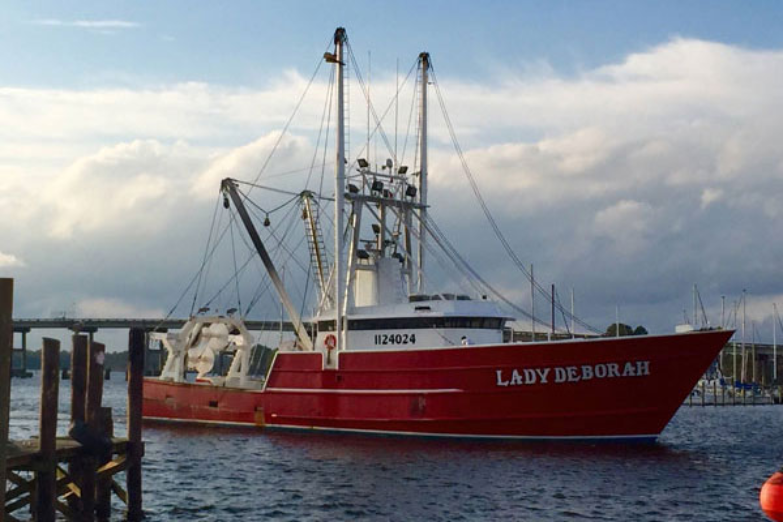
#> input picture Lady Deborah.png, 783 x 522 px
$ python OCR.py
#> lines starting #> are read from the running program, lines starting #| are printed output that depends on the picture; after the words box and inside, x2 and y2 are one past the last pixel; in counts of white or black regions, pixels touching at a corner belong together
import cv2
import numpy as np

image_file = "./Lady Deborah.png"

image = cv2.imread(image_file)
#> image is the input picture: shape (522, 783, 3); mean B, G, R 139.4, 132.7, 131.5
mser = cv2.MSER_create()
grey = cv2.cvtColor(image, cv2.COLOR_BGR2GRAY)
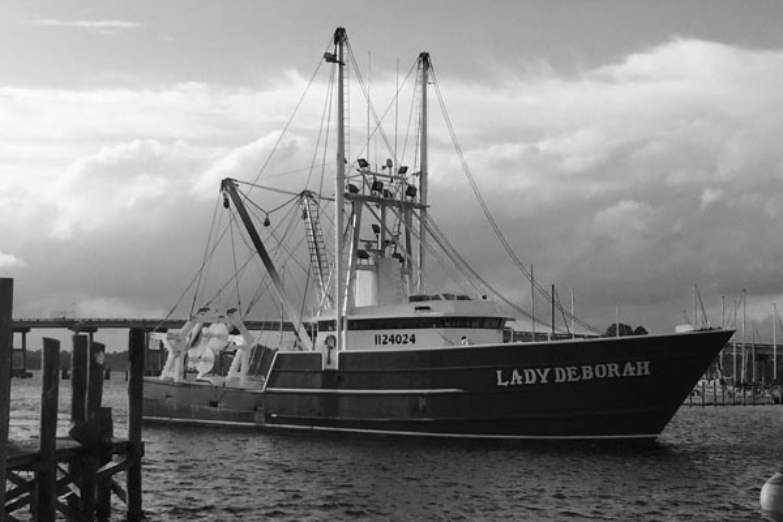
#> grey: shape (522, 783); min 1, max 254, mean 133.1
hull_image = image.copy()
rect_image = image.copy()
rot_rect_image = image.copy()

MAX_ASPECT_RATIO = 2

# Returns False if a box exceeds the MAX_ASPECT_RATIO in either dimension. Otherwise returns true.
def fits_ratio(width, height):
    if width/height <= MAX_ASPECT_RATIO and height/width <= MAX_ASPECT_RATIO:
        return True
    else:
        return False


# detectRegions returns more information than we require, so the second value is thrown away.
regions, _ = mser.detectRegions(grey)
#> regions = 591 items

for region in regions:
    min_x = 999999
    min_y = 999999
    max_x = -1
    max_y = -1

    for pair in region:
        if pair[0] < min_x:
            min_x = pair[0]
        elif pair[0] > max_x:
            max_x = pair[0]
        if pair[1] < min_y:
            min_y = pair[1]
        elif pair[1] > max_y:
            max_y = pair[1]

    if fits_ratio(max_x - min_x, max_y - min_y):

        cv2.rectangle(rect_image, (max_x, min_y), (min_x, max_y), (0, 255, 0), 2)

        rect = cv2.minAreaRect(region)
        box = cv2.boxPoints(rect)
        box = np.int0(box)
        cv2.drawContours(rot_rect_image, [box], 0, (0, 0, 255), 2)
#> this loop made 591 passes
#> (rect, box) on passes 1 to 6: (((338.6, 36.12), (16.87, 8.24), -78.69), [[340, 45], [332, 43], [336, 27], [344, 28]]), (((338.6, 36.69), (17.92, 8.38), -80.54), [[341, 46], [333, 44], [335, 27], [344, 28]]), (((338.8, 36.73), (17.94, 8.59), -81.25), [[341, 46], [333, 44], [335, 27], [344, 28]]), (((338.7, 37.22), (18.93, 8.59), -81.25), [[341, 47], [333, 45], [335, 27], [344, 28]]), (((338.6, 37.71), (19.92, 8.67), -81.25), [[341, 48], [332, 46], [335, 27], [344, 28]]), (((335.6, 59.46), (9.08, 17.41), -61.7), [[341, 67], [325, 59], [330, 51], [345, 59]])
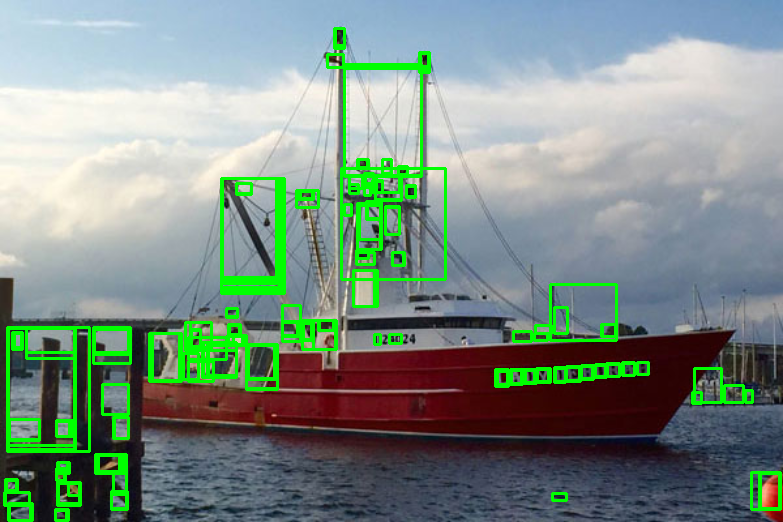
#> rect_image: shape (522, 783, 3); 6.48% of pixels changed, all inside (x1, y1, x2, y2) = (3, 27, 782, 522)
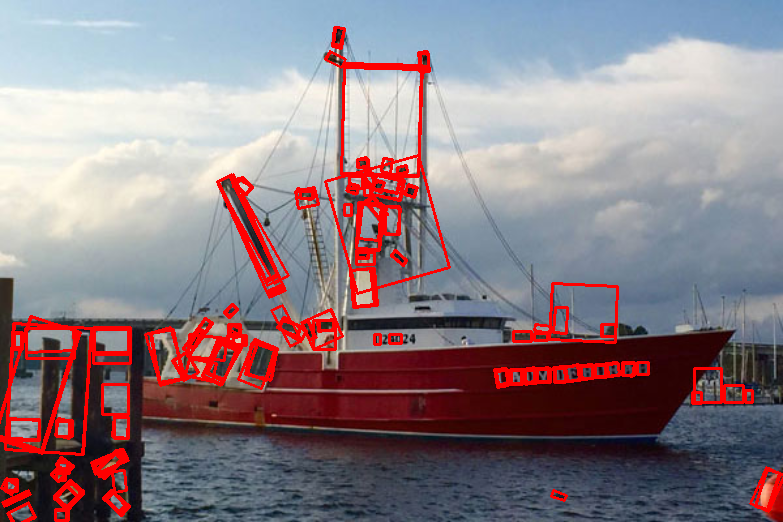
#> rot_rect_image: shape (522, 783, 3); 6.52% of pixels changed, all inside (x1, y1, x2, y2) = (0, 26, 783, 522)

hulls = [cv2.convexHull(p.reshape(-1, 1, 2)) for p in regions]
#> hulls = 591 contours; largest, box (x1, y1, x2, y2) and area: (141, 429, 343, 521) 15563, (141, 430, 335, 521) 14818, (341, 168, 446, 280) 9268, (7, 327, 90, 452) 8245, (8, 327, 90, 452) 8177
cv2.polylines(hull_image, hulls, 1, (0, 0, 255), 2)
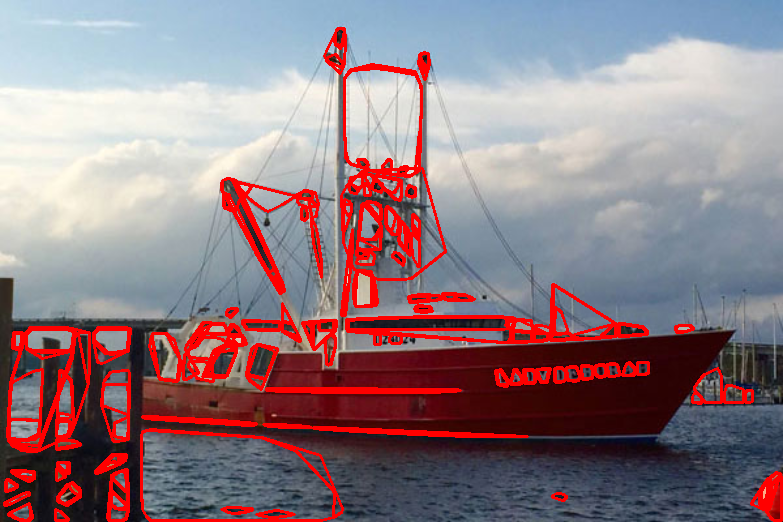
#> hull_image: shape (522, 783, 3); 8.86% of pixels changed, all inside (x1, y1, x2, y2) = (3, 27, 783, 522)
cv2.imshow('image', hull_image)
cv2.waitKey(0)
cv2.imshow('image', rect_image)
cv2.waitKey(0)
cv2.imshow('image', rot_rect_image)
cv2.waitKey(0)
cv2.imwrite("./Grey_image.png", hull_image)
